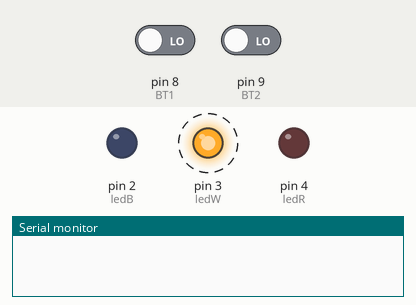
Simulated run of this sketch. Board: Arduino Uno, built with avr-gcc and run on an emulated ATmega328P. On the bench: output pins drawn as LEDs (lit = HIGH), the last lines printed to the serial monitor. Dashed ring = blinking. Inputs (shaded band) come from the test bench; at power-on: pin 8 (BT1) LOW, pin 9 (BT2) LOW.

Above: at 2.2 s.
2.3 s: pin 8 (BT1) driven HIGH
At 2.92 s:
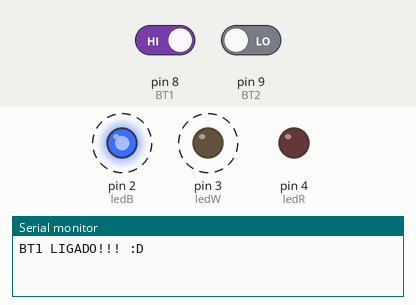
At 3.82 s:
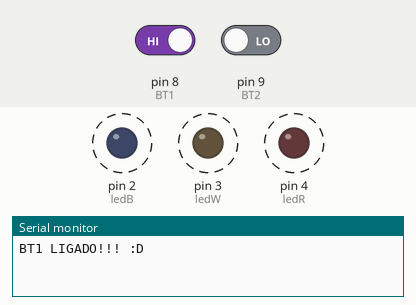
5.7 s: pin 9 (BT2) driven HIGH
9.1 s: pin 9 (BT2) driven LOW
12.5 s: pin 8 (BT1) driven LOW
At 12.77 s:
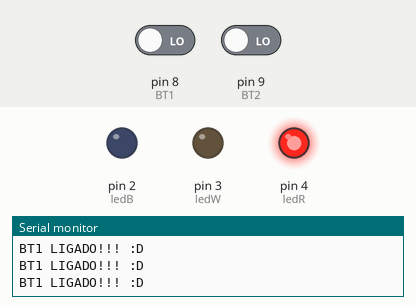
Timing chart, 0 to 16.9 s (numbered marks = the images above; inputs shaded):
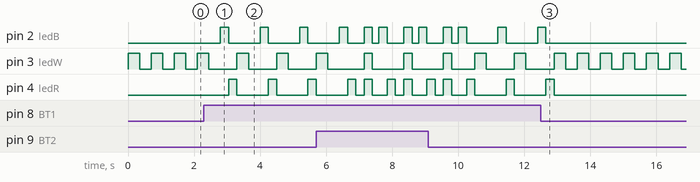

Measured:
- after the input at 2.3 s, pin 2 (ledB): alternates HIGH for 0.25 s and LOW for 0.95 s, starting after 0.50 s; pin 3 (ledW): alternates HIGH for 0.35 s and LOW for 0.85 s, starting after 1.0 s; pin 4 (ledR): alternates HIGH for 0.25 s and LOW for 0.95 s, starting after 0.75 s
- after the input at 12.5 s, pin 2 (ledB): goes on until 12.7 s, then stays LOW; pin 3 (ledW): alternates HIGH for 0.35 s and LOW for 0.35 s, starting after 1.1 s; pin 4 (ledR): goes on until 12.9 s, then stays LOW
- by itself, pin 3 (ledW): alternates HIGH for 0.35 s and LOW for 0.35 s

The sketch:

Aula26-2.ino
```cpp
//Atribue nome aos Pinos
//Botões 1 e 2
#define BT1 8
#define BT2 9

//LEDs
#define ledB 2
#define ledW 3
#define ledR 4

int contador; //variável do tipo inteiro ---> 2^16 = 65.536 (64k)

void setup() {
  //Habilitar a porta serial
  //Baud Rate(9600 bits/s) padrão UNO
  Serial.begin(9600);
  // Configurar o sentido dos pinos de I/O
  pinMode(BT1, INPUT);
  pinMode(BT2, INPUT);

  pinMode(ledB, OUTPUT);
  pinMode(ledW, OUTPUT);
  pinMode(ledR, OUTPUT);

}

void loop() {
  bool statusBT1 = digitalRead(BT1);
  bool statusBT2 = digitalRead(BT2);

  // if(statusBT1 == HIGH) piscaRB();
  // OU
  if(statusBT1 == HIGH){ //Aqui o HIGH poderia ser substituído por 1/0 ou true/false e funcionaria da mesma forma
    Serial.println("BT1 LIGADO!!! :D");
    piscaRB();
  }
  if(statusBT2 == HIGH){
    Serial.println("BT2 LIGADO!!! :D");
    contador++;
  	piscaTD();
    Serial.print("Contador: ");
    Serial.println(contador);
    delay(200);
  }
  else{
    piscaW();
  }

}

void piscaRB(){ // Pisca o LED vermelho e azul
  digitalWrite(ledB, HIGH);
  digitalWrite(ledR, LOW);
  delay(250);
  digitalWrite(ledR, HIGH);
  digitalWrite(ledB, LOW);
  delay(250);
  digitalWrite(ledR, LOW);
}

void piscaW(){ //Pisca o LED Branco
  digitalWrite(ledW, HIGH);
  delay(350);
  digitalWrite(ledW, LOW);
  delay(350);
}

void piscaTD(){
  digitalWrite(ledW, LOW);
  delay(250);
  digitalWrite(ledW, HIGH);
  digitalWrite(ledR, HIGH);
  digitalWrite(ledB, HIGH);
  delay(250);
  digitalWrite(ledW, LOW);
  digitalWrite(ledR, LOW);
  digitalWrite(ledB, LOW);
}
```
